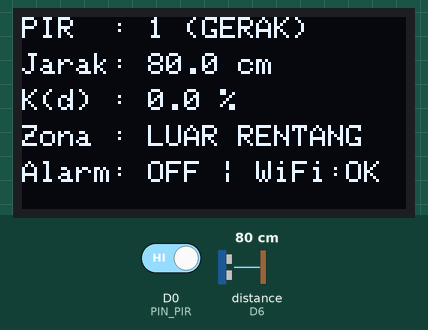
Simulated run of this sketch. Board: ESP8266 (NodeMCU). Parts: 128×64 one-colour display. Wiring (inferred from the names in the program): ultrasonic range finder: trigger D5; echo D6. The test bench sets the inputs (shaded band); at power-on: distance to the obstacle (sensor on D6) 80 cm, D0 (PIN_PIR) HIGH. The echo pulse lasts 58.3 µs per cm; WiFi joins after 1.5 s; servers stay silent unless stated; what the sketch prints to the serial monitor is not drawn.

Above: at 2.7 s.
2.8 s: distance to the obstacle (sensor on D6) set to 2 cm
At 3.9 s:
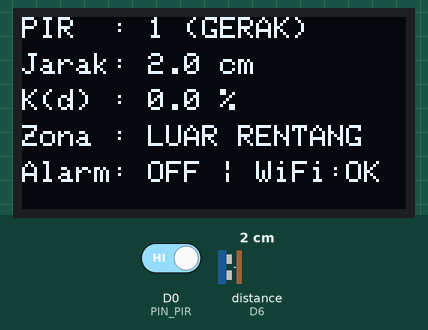
4.5 s: D0 (PIN_PIR) driven LOW
At 5.0 s:
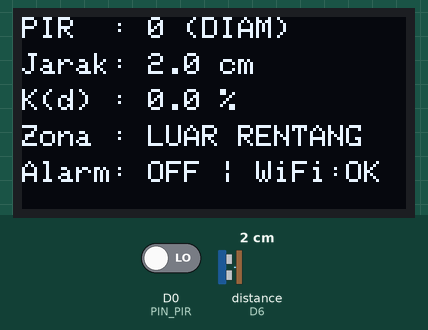
6.0 s: distance to the obstacle (sensor on D6) set to 18 cm
At 7.2 s:
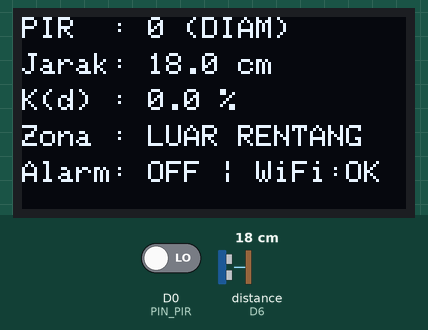
7.5 s: distance to the obstacle (sensor on D6) set to 23 cm
At 8.6 s:
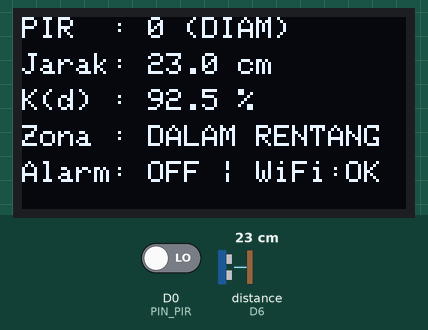
9.0 s: D0 (PIN_PIR) driven HIGH
At 9.7 s:
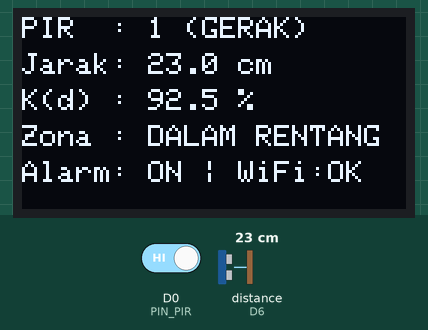
10.5 s: distance to the obstacle (sensor on D6) set to 60 cm
At 10.9 s:
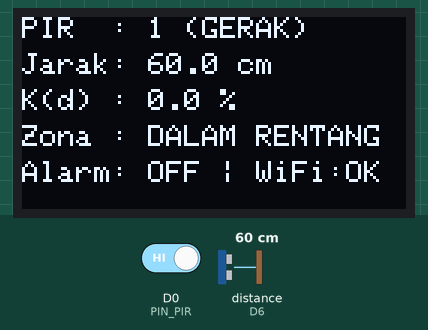
Timing chart, 0 to 13.0 s (numbered marks = the images above; inputs shaded):
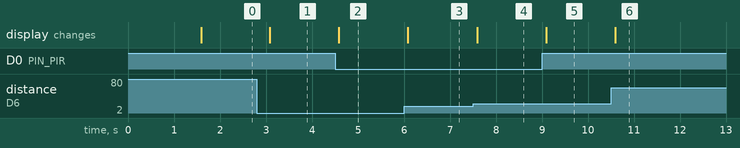

The sketch:

TugasmodulW13.ino
```cpp
#include <ESP8266WiFi.h>
#include <ESP8266HTTPClient.h>
#include <WiFiClient.h>
#include <Wire.h>
#include <Adafruit_GFX.h>
#include <Adafruit_SSD1306.h>
#include <math.h>

// Kredensial WiFi & ThingSpeak
const char* WIFI_SSID = "Wifi elek";
const char* WIFI_PASS = "suksesduniaakherat77";
const char* API_KEY   = "1T0D87J9SX8QZ75A";

// Konfigurasi pin sensor
const int PIN_PIR  = D0;
const int PIN_TRIG = D5;
const int PIN_ECHO = D6;

// Parameter rentang operasi bersama & histeresis (L4 & L5)
const float D_MIN    = 20.0f;
const float D_MAX    = 60.0f;
const float ALRM_ON  = 70.0f;
const float ALRM_OFF = 60.0f;

Adafruit_SSD1306 display(128, 64, &Wire, -1);

bool alarmState = false;
unsigned long lastReadMs = 0;
unsigned long lastSendMs = 0;
const unsigned long INTERVAL_KIRIM = 15500UL; // 15,5 detik

float bacaJarakCM() {
  digitalWrite(PIN_TRIG, LOW);
  delayMicroseconds(2);
  digitalWrite(PIN_TRIG, HIGH);
  delayMicroseconds(12);
  digitalWrite(PIN_TRIG, LOW);

  unsigned long us = pulseIn(PIN_ECHO, HIGH, 30000UL);
  if (us == 0) return NAN;

  float d = us * 0.0343f / 2.0f;
  return (d >= 2.0f && d <= 400.0f) ? d : NAN;
}

void setup() {
  Serial.begin(115200);
  pinMode(PIN_PIR, INPUT);
  pinMode(PIN_TRIG, OUTPUT);
  pinMode(PIN_ECHO, INPUT);
  digitalWrite(PIN_TRIG, LOW);

  Wire.begin(D2, D1);
  if (!display.begin(SSD1306_SWITCHCAPVCC, 0x3C)) {
    Serial.println("OLED tidak terdeteksi (cek alamat 0x3C/0x3D)");
    while (true) delay(100);
  }

  display.clearDisplay();
  display.setTextSize(1);
  display.setTextColor(SSD1306_WHITE);
  display.setCursor(0, 0);
  display.println("Menghubungkan WiFi...");
  display.display();

  WiFi.mode(WIFI_STA);
  WiFi.begin(WIFI_SSID, WIFI_PASS);
  Serial.print("\nMenghubungkan ke WiFi");
  unsigned long tMulai = millis();
  while (WiFi.status() != WL_CONNECTED && (millis() - tMulai < 15000UL)) {
    delay(500);
    Serial.print(".");
  }

  if (WiFi.status() == WL_CONNECTED) {
    Serial.printf("\n[WiFi] TERHUBUNG! IP: %s\n", WiFi.localIP().toString().c_str());
  } else {
    Serial.println("\n[WiFi] GAGAL TERHUBUNG! Pastikan hotspot 'Wifi elek' aktif (2.4 GHz).");
  }
}

void loop() {
  unsigned long now = millis();

  // 1. Pembacaan lokal tiap 500 ms
  if (now - lastReadMs >= 500UL) {
    lastReadMs = now;

    int pir = digitalRead(PIN_PIR);
    float d = bacaJarakCM();
    bool valid = !isnan(d);
    bool dalamRentang = valid && (d >= D_MIN) && (d <= D_MAX);

    float K = dalamRentang ? ((D_MAX - d) / (D_MAX - D_MIN)) * 100.0f : 0.0f;

    if (!dalamRentang || pir == LOW) {
      alarmState = false;
    } else if (!alarmState && K >= ALRM_ON) {
      alarmState = true;
    } else if (alarmState && K < ALRM_OFF) {
      alarmState = false;
    }

    display.clearDisplay();
    display.setCursor(0, 0);
    display.printf("PIR  : %d (%s)", pir, pir ? "GERAK" : "DIAM");
    display.setCursor(0, 12);
    if (valid) display.printf("Jarak: %.1f cm", d);
    else       display.print("Jarak: INVALID");
    display.setCursor(0, 24);
    display.printf("K(d) : %.1f %%", K);
    display.setCursor(0, 36);
    display.printf("Zona : %s", dalamRentang ? "DALAM RENTANG" : "LUAR RENTANG");
    display.setCursor(0, 48);
    display.printf("Alarm: %s | WiFi:%s", alarmState ? "ON" : "OFF",
                   WiFi.status() == WL_CONNECTED ? "OK" : "NO");
    display.display();

    Serial.printf("PIR=%d | d=%s | K=%.1f%% | Rentang=%d | Alarm=%s\n",
                  pir, valid ? String(d, 1).c_str() : "INVALID",
                  K, dalamRentang ? 1 : 0, alarmState ? "ON" : "OFF");
  }

  // 2. Pengiriman ke ThingSpeak tiap 15,5 detik (urutan Field 1-5 sesuai tabel)
  if (now - lastSendMs >= INTERVAL_KIRIM) {
    unsigned long selisihMs = now - lastSendMs;
    lastSendMs = now;

    if (WiFi.status() == WL_CONNECTED) {
      int pir = digitalRead(PIN_PIR);
      float d = bacaJarakCM();
      bool valid = !isnan(d);
      bool dalamRentang = valid && (d >= D_MIN) && (d <= D_MAX);
      float K = dalamRentang ? ((D_MAX - d) / (D_MAX - D_MIN)) * 100.0f : 0.0f;

      WiFiClient client;
      HTTPClient http;
      String url = "http://api.thingspeak.com/update?api_key=" + String(API_KEY) +
                   "&field1=" + String(valid ? d : -1.0f, 1) +   // Field 1: Jarak (cm)
                   "&field2=" + String(pir) +                    // Field 2: PIR (0/1)
                   "&field3=" + String(alarmState ? 1 : 0) +     // Field 3: Alarm (0/1)
                   "&field4=" + String(K, 1) +                   // Field 4: Kedekatan (%)
                   "&field5=" + String(dalamRentang ? 1 : 0);    // Field 5: Rentang valid (0/1)

      http.begin(client, url);
      int httpCode = http.GET();
      String entryId = http.getString();
      http.end();

      Serial.println("------------------------------------------------------------");
      Serial.printf("[ThingSpeak] Status HTTP: %d | Interval kirim: %.1f detik | Entry ID: %s\n",
                    httpCode, selisihMs / 1000.0f, entryId.c_str());
      Serial.println("------------------------------------------------------------");
    } else {
      Serial.printf("[ThingSpeak] GAGAL KIRIM (WiFi terputus) | Interval cek: %.1f detik\n",
                    selisihMs / 1000.0f);
    }
  }
}
```

Measured:
- the behaviour switches between 20 and 21 cm on distance to the obstacle (sensor on D6) (found by bisection; images 3 and 4)
- after the input at 2.8 s, the display: changes after 0.29 s (image 1)
- after the input at 4.5 s, the display: changes after 0.08 s (image 2)
- after the input at 6.0 s, the display: changes after 0.09 s (image 3)
- after the input at 7.5 s, the display: changes after 0.09 s (image 4)
- after the input at 9.0 s, the display: changes after 0.09 s (image 5)
- after the input at 10.5 s, the display: changes after 0.09 s (image 6)
